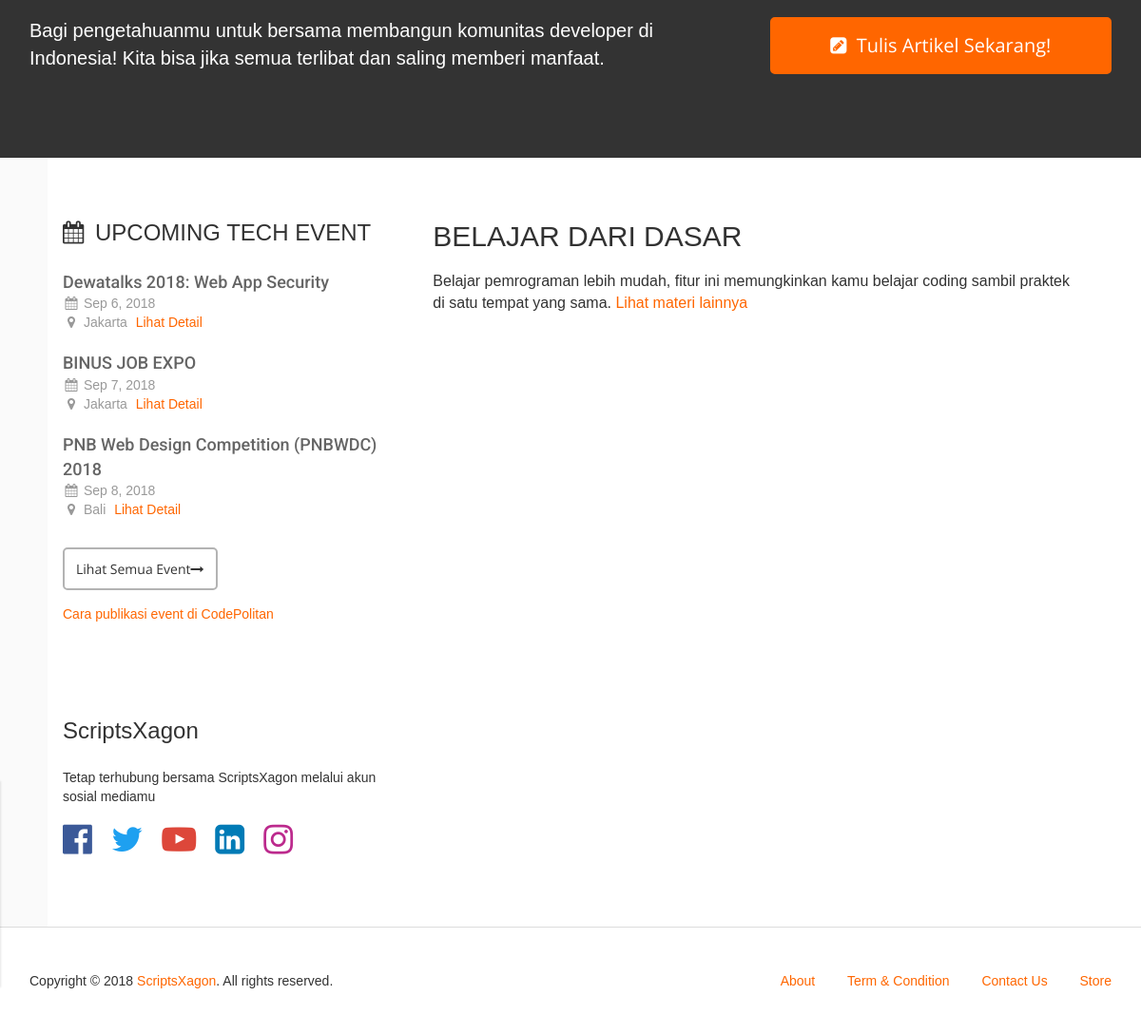
The app's page / (lower part), older data.
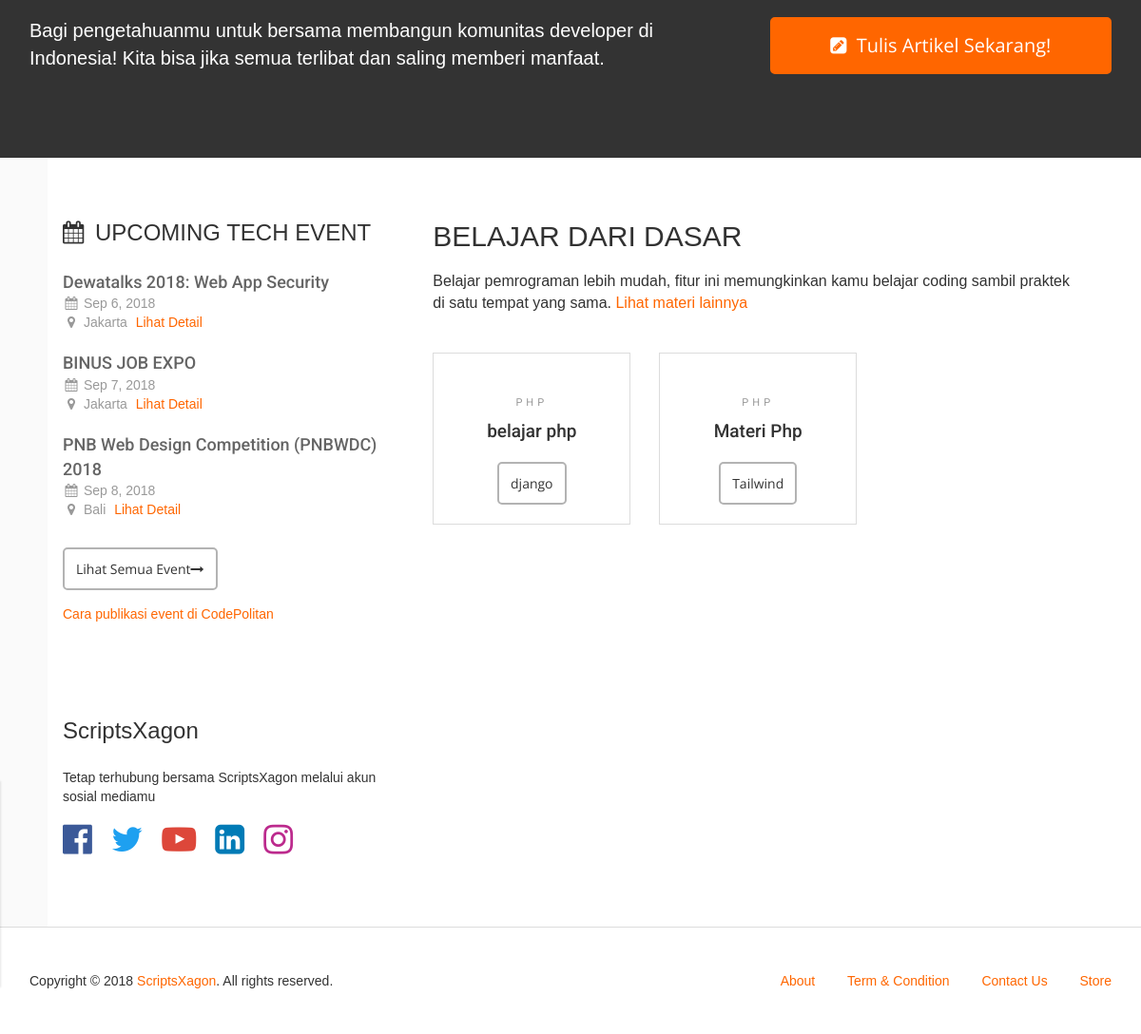
The same page, newer data.
### myapp/models.py (models this page shows, shortened)
class Lesson(models.Model):
    order = models.IntegerField()
    code_name = models.CharField(max_length=10)
    materi = models.CharField(max_length=20)
    name = models.CharField(max_length=70, default='')
    img = models.ImageField(blank=True, upload_to='static/img')
    content = RichTextUploadingField()

### myapp/views.py (the view)
# urls.py: url(r'^$', views.index, name='index'),
def index(request):
    course = Course.objects.all().order_by('order')
    lesson = Lesson.objects.all().order_by('order')
    return render(request,'index.html',{'courses': course, 'lessons': lesson})

### myapp/templates/index.html (shortened to what this page needs)
{% extends 'base.html' %}
{% block content %}
    <div class="cp-wrapper margin-top-no-padding-wrapper">
	<section class="home-submit">
		<div class="container">
			<div class="row">
				<div class="col-md-8">
					<div class="home-submit-left margin-md-bottom">
						<p>Bagi pengetahuanmu untuk bersama membangun komunitas developer di Indonesia! Kita bisa jika semua terlibat dan saling memberi manfaat.</p>
					</div>
				</div>
				<div class="col-md-4">
					<div class="home-submit-right">
							<a href="#" class="btn btn-cp2 btn-xl btn-block record-data" data-action="submit-article" data-position="home-articles"><i class="fa fa-pencil-square margin-xs-right"></i> Tulis Artikel Sekarang!</a>
					</div>
				</div>
			</div>
		</div>
	</section>
	<section class="home-learning">
		<div class="container">
			<div class="row">
				<div class="col-md-4">
					<div class="home-sidebar sidebar-event">
						<h3><i class="fa fa-calendar margin-xs-right"></i> UPCOMING TECH EVENT</h3>
						<div class="event-loop">
									<ul>
										<li class="event-item">
											<div class="event-title"><a href="https://www.codepolitan.com/event/dewatalks-2018-web-app-security-5b6d4a83db2b8" class="record-data" data-action="event-item" data-position="home-event" data-id="https://www.codepolitan.com/event/dewatalks-2018-web-app-security-5b6d4a83db2b8">Dewatalks 2018: Web App Security</a></div>
											<div class="event-company"><span class="fa fa-calendar fa-fw"></span> Sep 6, 2018</div>
											<div class="event-location"><span class="fa fa-map-marker fa-fw"></span> Jakarta <a href="https://www.codepolitan.com/event/dewatalks-2018-web-app-security-5b6d4a83db2b8" class="record-data" data-action="event-item" data-position="home-event" data-id="https://www.codepolitan.com/event/dewatalks-2018-web-app-security-5b6d4a83db2b8">Lihat Detail</a></div>
										</li>
																				<li class="event-item">
											<div class="event-title"><a href="https://www.codepolitan.com/event/binus-job-expo-5b6aa06085ff7" class="record-data" data-action="event-item" data-position="home-event" data-id="https://www.codepolitan.com/event/binus-job-expo-5b6aa06085ff7">BINUS JOB EXPO</a></div>
											<div class="event-company"><span class="fa fa-calendar fa-fw"></span> Sep 7, 2018</div>
											<div class="event-location"><span class="fa fa-map-marker fa-fw"></span> Jakarta <a href="https://www.codepolitan.com/event/binus-job-expo-5b6aa06085ff7" class="record-data" data-action="event-item" data-position="home-event" data-id="https://www.codepolitan.com/event/binus-job-expo-5b6aa06085ff7">Lihat Detail</a></div>
										</li>
																				<li class="event-item">
											<div class="event-title"><a href="#" class="record-data" data-action="event-item" data-position="home-event" data-id="https://www.codepolitan.com/event/pnb-web-design-competition-pnbwdc-2018-5b6d5be7ab992">PNB Web Design Competition (PNBWDC) 2018</a></div>
											<div class="event-company"><span class="fa fa-calendar fa-fw"></span> Sep 8, 2018</div>
											<div class="event-location"><span class="fa fa-map-marker fa-fw"></span> Bali <a href="#" class="record-data" data-action="event-item" data-position="home-event" data-id="#">Lihat Detail</a></div>
										</li>
																		</ul>
							<div class="margin-lg-top">
								<a href="#" class="btn btn-default record-data" data-action="other-event" data-position="home-event">Lihat Semua Event<i class="fa fa-long-arrow-right"></i></a>
							</div>
							<div class="margin-md-top">
								<a href="# class="record-data" data-action="how-to-submit-event" data-position="home-event">Cara publikasi event di CodePolitan</a>
							</div>
						</div>
					</div>
					<div class="home-sidebar no-margin-top sidebar-follow">
						<h3>ScriptsXagon</h3>
						<div class="follow-area">
							<p>Tetap terhubung bersama ScriptsXagon melalui akun sosial mediamu</p>
							<div class="follow-icon">
								<a href="#" class="follow-facebook record-data" data-action="follow-facebook" data-position="home-social-media" target="_blank"><span class="fa fa-facebook-official"></span></a>
								<a href="#" class="follow-twitter record-data" data-action="follow-twitter" data-position="home-social-media" target="_blank"><span class="fa fa-twitter"></span></a>
								<a href="#" class="follow-youtube record-data" data-action="follow-youtube" data-position="home-social-media" target="_blank"><span class="fa fa-youtube-play"></span></a>
								<a href="#" class="follow-linkedin record-data" data-action="follow-linkedin" data-position="home-social-media" target="_blank"><span class="fa fa-linkedin-square"></span></a>
								<a href="#" class="follow-instagram record-data" data-action="follow-instagram" data-position="home-social-media" target="_blank"><span class="fa fa-instagram"></span></a>
							</div>
						</div>
					</div>
				</div>
				<div class="col-md-8">
					<div class="home-learning-content">
						<div class="row">
							<div class="col-md-11">
								<div class="learning-segment segment-margin-bottom">
									<h2>BELAJAR DARI DASAR</h2>
									<p class="desc-text">Belajar pemrograman lebih mudah, fitur ini memungkinkan kamu belajar coding sambil praktek di satu tempat yang sama. <a href="https://www.codepolitan.com/interactive-coding" class="record-data" data-action="other-interactive-coding" data-position="home-interactive-coding">Lihat materi lainnya</a></p>
									<div class="learn-loop no-margin-bottom">
										<div class="row">
											{% for lesson in lessons %}
												<div class="col-md-4">
													<div class="post-item post-only-border">
														<div class="post-thumb">
														</div>
														<div class="post-body">
															<div class="post-category"><a href="#">{{ lesson.code_name }}</a></div>
															<h3 class="post-title"><a href="#">{{ lesson.materi }}</a></h3>
															<div class="post-button"><a href="#" class="btn btn-default">{{ lesson.name }}</a></div>
														</div>
													</div>
												</div>
											{% endfor %}
										</div>
									</div>
								</div>
							</div>
						</div>
					</div>
				</div>
			</div>
		</div>
	</section>
</div>
{% endblock %}

### myapp/templates/base.html (shortened to what this page needs)
<!DOCTYPE html>
<html lang="en" class="no-js">
{% load static %}
<head>
	<link rel="stylesheet" href="//cdnjs.cloudflare.com/ajax/libs/highlight.js/9.9.0/styles/monokai-sublime.min.css">
	<link href="/static/css/DevSubang.main.css" rel="stylesheet" type='text/css'>
	<link href="/static/css/DevSubang.min.css" rel="stylesheet" type='text/css'>
	<link href="/static/css/DevSubang.box.css" rel="stylesheet" type='text/css'>
	<link href="/static/css/DevSubang.font.min.css" rel="stylesheet" type='text/css'>
	<link href="/static/css/DevSubang.tutspaging.css" rel="stylesheet" type='text/css'>
	<link href="/static/css/DevSubang.mainstyle.css" rel="stylesheet" type='text/css'>
	<link href="/static/css/DevSubang.mainstyle.custom.css" rel="stylesheet" type='text/css'>
	<link href="/static/css/DevSubang.login.css" rel="stylesheet" type='text/css'>
	<link href="/static/css/DevSubang.monokai.css" rel="stylesheet" type='text/css'>
	<link rel="stylesheet" href="https://cdnjs.cloudflare.com/ajax/libs/font-awesome/4.7.0/css/font-awesome.min.css">
</head>
<body>
{% block content %}
{% endblock %}
	<footer class="cp-footer">
		<div class="container">
			<div class="row">
				<div class="col-md-6">
					<div class="footer-copyright">
						Copyright &copy; 2018 <a href="#">ScriptsXagon</a>. All rights reserved.
					</div>
				</div>
				<div class="col-md-6">
					<div class="footer-menu">
						<ul>
							<li><a href="#" class="record-data" data-action="view-about" data-position="general-footer">About</a></li>
							<li><a href="#" class="record-data" data-action="view-term" data-position="general-footer">Term & Condition</a></li>
							<li><a href="#" class="record-data" data-action="view-contact" data-position="general-footer">Contact Us</a></li>
							<li><a href="#" target="_blank" class="record-data" data-action="go-produktif" data-position="general-footer">Store</a></li>
						</ul>
					</div>
				</div>
			</div>
		</div>
	</footer>
</body>
</html>

### static/css/DevSubang.login.css (style rules this page uses)
body { font-family: Arial, Helvetica, sans-serif; }
.container { padding: 16px; }

Row changes from the older to the newer data that the page shows:
added Lesson: code_name "PHP", materi "belajar php", name "django"
added Lesson: code_name "PHP", materi "Materi Php", name "Tailwind"
